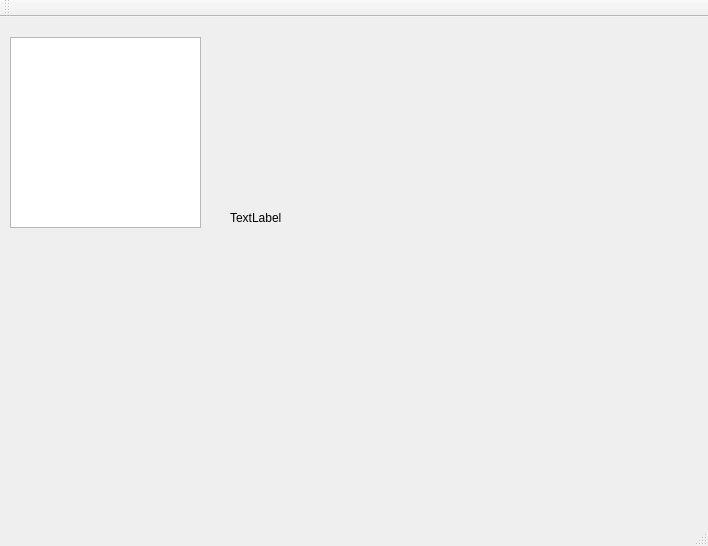
<?xml version="1.0" encoding="UTF-8"?>
<ui version="4.0">
 <class>MainWindow</class>
 <widget class="QMainWindow" name="MainWindow">
  <property name="geometry">
   <rect>
    <x>0</x>
    <y>0</y>
    <width>708</width>
    <height>546</height>
   </rect>
  </property>
  <property name="windowTitle">
   <string>MainWindow</string>
  </property>
  <widget class="QWidget" name="centralWidget">
   <widget class="QTextEdit" name="textEdit">
    <property name="geometry">
     <rect>
      <x>10</x>
      <y>20</y>
      <width>191</width>
      <height>191</height>
     </rect>
    </property>
   </widget>
   <widget class="QLabel" name="label">
    <property name="geometry">
     <rect>
      <x>230</x>
      <y>30</y>
      <width>371</width>
      <height>341</height>
     </rect>
    </property>
    <property name="autoFillBackground">
     <bool>true</bool>
    </property>
    <property name="text">
     <string>TextLabel</string>
    </property>
   </widget>
  </widget>
  <widget class="QMenuBar" name="menuBar">
   <property name="geometry">
    <rect>
     <x>0</x>
     <y>0</y>
     <width>708</width>
     <height>21</height>
    </rect>
   </property>
  </widget>
  <widget class="QToolBar" name="mainToolBar">
   <attribute name="toolBarArea">
    <enum>TopToolBarArea</enum>
   </attribute>
   <attribute name="toolBarBreak">
    <bool>false</bool>
   </attribute>
  </widget>
  <widget class="QStatusBar" name="statusBar"/>
 </widget>
 <layoutdefault spacing="6" margin="11"/>
 <resources/>
 <connections/>
</ui>
